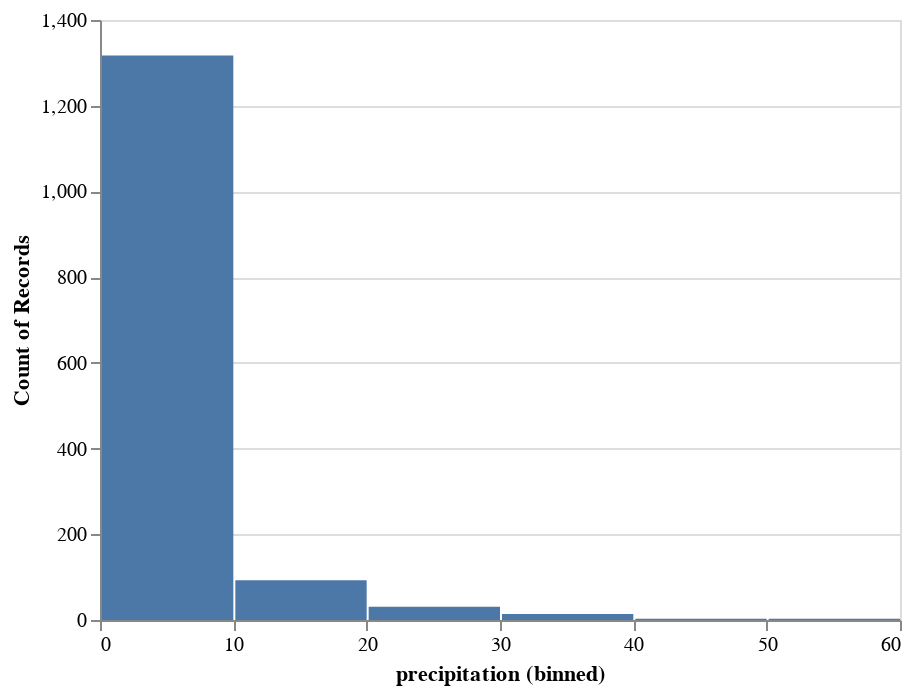

This figure's notebook cell:
### Markdown cell above
It looks as though precipitation is skewed towards lower values; that is, when it rains in Seattle, it usually doesn’t rain very much. It is difficult to see patterns across continuous variables, and so to better see this, we can create a histogram of the precipitation data. For this we first discretize the precipitation values by adding a binning to x. Additionally, we set our encoding channel y with count. The result is a histogram of precipitation values:

### Code cell
alt.Chart(df).mark_bar().encode(
        alt.X('precipitation', bin=True),
        y='count()'
    )

### Figure 1 — Vega-Lite specification as saved in the notebook (floating-point values rounded to 4 significant figures; data arrays with more than 128 entries replaced by an {"elided": "..."} marker saying what was removed)
{"$schema": "https://vega.github.io/schema/vega-lite/v2.4.3.json", "config": {"view": {"height": 300, "width": 400}}, "data": {"values": {"elided": "1461 records"}}, "encoding": {"x": {"bin": true, "field": "precipitation", "type": "quantitative"}, "y": {"aggregate": "count", "type": "quantitative"}}, "mark": "bar"}
